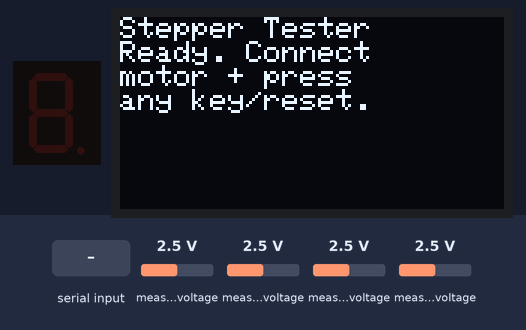
A sketch run on a simulated Arduino Uno, built with avr-gcc and run on an emulated ATmega328P. Shown: 1-digit seven-segment display, 128×64 one-colour display. Wiring (inferred from the names in the program): 1-digit 7-segment display, segments lit when HIGH: segments pin 2, pin 3, pin 4, pin 5, pin 6, pin 7, pin 8, pin 9. Inputs (shaded band) come from the test bench; at power-on: measured voltage 2.5 V. The segment pins are drawn as the display they are named for; what the sketch prints to the serial monitor is not drawn.

Above: at 1.5 s.
1.6 s: "1" received over Serial
At 2.7 s:
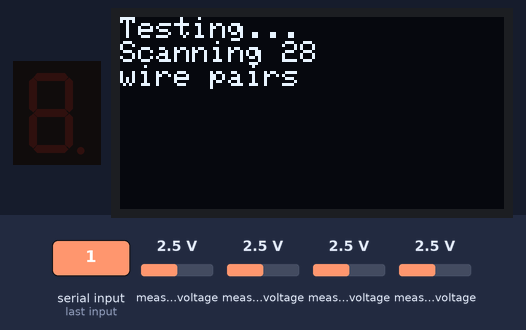
4.6 s: "0" received over Serial
At 4.82 s:
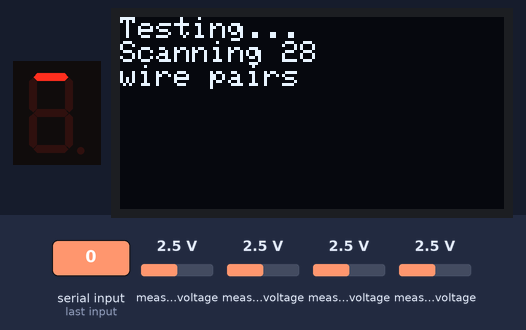
7.6 s: "2" received over Serial
At 8.14 s:
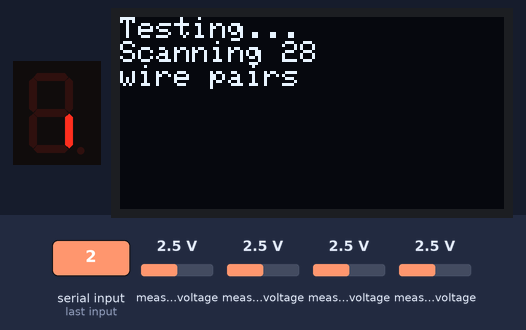
Timing chart, 0 to 10.6 s (numbered marks = the images above; inputs shaded):
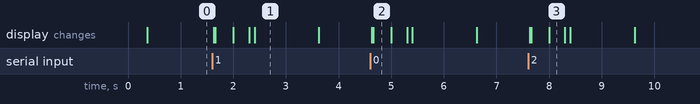

The sketch:

stepper_motor_mapper.ino
```cpp
/*
  ============================================================
  8-WIRE STEPPER MOTOR UNIVERSAL TESTER
  ============================================================
  Hardware:
    - Arduino Uno R3
    - 2x ADS1115 16-bit ADC (I2C addr 0x48 and 0x49)
    - 1x SSD1315 0.96" 128x64 OLED (I2C addr 0x3C, SSD1306-compatible)
    - 8x 100 ohm reference resistors (one per wire channel)
    - 8-wire test harness (clip leads / header pins)

  Wiring:
    Wire N -----+---- Arduino D2..D9 (drive/ground control)
                |
               [100 ohm]
                |
                +---- ADS1115 channel (voltage sense node)

    Each wire has its OWN resistor between the Arduino digital pin
    and the actual sense/motor node. This protects the Arduino pin
    if two "drive" pins ever get set HIGH/LOW at once by accident,
    and it doubles as the voltage-divider reference resistor.

    ADS1115 #1 (addr 0x48): A0-A3 = Wires 1-4
    ADS1115 #2 (addr 0x49): A0-A3 = Wires 5-8

    Arduino digital pins:
      D2 = Wire 1   D3 = Wire 2   D4 = Wire 3   D5 = Wire 4
      D6 = Wire 5   D7 = Wire 6   D8 = Wire 7   D9 = Wire 8

    I2C bus (shared):
      A4 (SDA) -> ADS1115 #1 SDA, ADS1115 #2 SDA, OLED SDA
      A5 (SCL) -> ADS1115 #1 SCL, ADS1115 #2 SCL, OLED SCL

  Libraries required (Install via Library Manager):
    - Adafruit_ADS1X15
    - Adafruit_SSD1306
    - Adafruit_GFX

  ============================================================
  HOW THE TEST WORKS
  ============================================================
  For every unique pair of wires (28 pairs total for 8 wires):
    1. Set "drive" wire's Arduino pin to OUTPUT HIGH (5V through its
       100 ohm resistor)
    2. Set "ground" wire's Arduino pin to OUTPUT LOW
    3. Set all other 6 wires to INPUT (high-Z / floating) so they
       don't interfere with the measurement
    4. Read the voltage AT THE DRIVE WIRE'S SENSE NODE via its
       ADS1115 channel
    5. Calculate resistance using the voltage divider formula
    6. Store result in an 8x8 resistance matrix

  After all 28 pairs are measured, the firmware looks at the
  matrix and tries to classify the motor:
    - Groups of 2 wires with similar resistance, isolated from
      all other wires -> bipolar coil pairs
    - A 3rd wire reading ~half the resistance to each end of a
      pair -> that 3rd wire is a center tap (unipolar motor)
    - Open / no-connection pairs are ignored

  Results are printed to Serial AND shown on the OLED.
  ============================================================
*/

#include <Wire.h>
#include <Adafruit_ADS1X15.h>
#include <Adafruit_GFX.h>
#include <Adafruit_SSD1306.h>

// ---------------- CONFIG ----------------
#define NUM_WIRES        8
#define REF_RESISTOR_OHMS 100.0   // value of resistor on each wire channel
#define ADC_VREF         5.0      // Arduino 5V rail used as ADC comparison voltage
#define SETTLE_TIME_MS   5        // time to let voltage settle before reading
#define OPEN_THRESHOLD_OHMS 100000.0  // anything above this = treated as "open"

// Digital pins used for drive/ground control, one per wire (index 0-7 = wire 1-8)
const uint8_t wirePin[NUM_WIRES] = {2, 3, 4, 5, 6, 7, 8, 9};

// OLED setup
#define SCREEN_WIDTH 128
#define SCREEN_HEIGHT 64
#define OLED_RESET    -1
#define OLED_ADDR     0x3C
Adafruit_SSD1306 display(SCREEN_WIDTH, SCREEN_HEIGHT, &Wire, OLED_RESET);

// Two ADS1115 boards
Adafruit_ADS1115 ads1; // addr 0x48 -> wires 1-4
Adafruit_ADS1115 ads2; // addr 0x49 -> wires 5-8

// Resistance matrix: result[i][j] = resistance reading when driving wire i,
// grounding wire j (we only use i<j, matrix is symmetric in practice)
float resultMatrix[NUM_WIRES][NUM_WIRES];

// Classification state
bool wireUsed[NUM_WIRES]; // marks wires already assigned to a coil/centertap

// ---------------- SETUP ----------------
void setup() {
  Serial.begin(9600);
  delay(300);
  Serial.println(F("=== 8-Wire Stepper Motor Tester ==="));

  Wire.begin();

  // Init both ADS1115 boards at their distinct addresses
  if (!ads1.begin(0x48)) {
    Serial.println(F("ERROR: ADS1115 #1 (0x48) not found!"));
  }
  if (!ads2.begin(0x49)) {
    Serial.println(F("ERROR: ADS1115 #2 (0x49) not found!"));
  }
  // +-6.144V range, good headroom for a 5V system
  ads1.setGain(GAIN_TWOTHIRDS);
  ads2.setGain(GAIN_TWOTHIRDS);

  // Init OLED
  if (!display.begin(SSD1306_SWITCHCAPVCC, OLED_ADDR)) {
    Serial.println(F("ERROR: OLED not found!"));
  }
  display.clearDisplay();
  display.setTextSize(1);
  display.setTextColor(SSD1306_WHITE);
  display.setCursor(0, 0);
  display.println(F("Stepper Tester"));
  display.println(F("Ready. Connect"));
  display.println(F("motor + press"));
  display.println(F("any key/reset."));
  display.display();

  // All wire pins start as floating inputs (safe state)
  for (uint8_t i = 0; i < NUM_WIRES; i++) {
    pinMode(wirePin[i], INPUT);
  }

  Serial.println(F("Setup complete. Send any character to start test."));
}

// ---------------- MAIN LOOP ----------------
void loop() {
  if (Serial.available() > 0) {
    while (Serial.available()) Serial.read(); // clear buffer
    runFullTest();
  }
}

// ---------------- TEST SEQUENCE ----------------
void runFullTest() {
  Serial.println(F("\n--- Starting full 28-pair scan ---"));
  showMessage("Testing...", "Scanning 28", "wire pairs");

  // Clear matrix
  for (uint8_t i = 0; i < NUM_WIRES; i++)
    for (uint8_t j = 0; j < NUM_WIRES; j++)
      resultMatrix[i][j] = -1; // -1 = not yet measured / open

  // Test every unique pair (i,j), i<j -> 28 combinations for 8 wires
  for (uint8_t i = 0; i < NUM_WIRES; i++) {
    for (uint8_t j = i + 1; j < NUM_WIRES; j++) {
      float r = measurePair(i, j);
      resultMatrix[i][j] = r;
      resultMatrix[j][i] = r; // symmetric

      Serial.print(F("Wire "));
      Serial.print(i + 1);
      Serial.print(F(" <-> Wire "));
      Serial.print(j + 1);
      Serial.print(F(": "));
      if (r >= OPEN_THRESHOLD_OHMS) {
        Serial.println(F("OPEN"));
      } else {
        Serial.print(r, 1);
        Serial.println(F(" ohms"));
      }
    }
  }

  // All wires back to safe floating state
  for (uint8_t i = 0; i < NUM_WIRES; i++) pinMode(wirePin[i], INPUT);

  Serial.println(F("--- Scan complete ---\n"));
  classifyAndReport();
}

// Measure resistance between wire driveIdx and wire groundIdx.
// Returns resistance in ohms, or a large number (>= OPEN_THRESHOLD_OHMS) if open.
float measurePair(uint8_t driveIdx, uint8_t groundIdx) {
  // Float all wires first
  for (uint8_t k = 0; k < NUM_WIRES; k++) {
    pinMode(wirePin[k], INPUT);
  }

  // Drive one wire HIGH, ground the other
  pinMode(wirePin[driveIdx], OUTPUT);
  digitalWrite(wirePin[driveIdx], HIGH);
  pinMode(wirePin[groundIdx], OUTPUT);
  digitalWrite(wirePin[groundIdx], LOW);

  delay(SETTLE_TIME_MS);

  // Read voltage at the DRIVE wire's sense node (after its resistor)
  float voltage = readChannelVoltage(driveIdx);

  // Release pins back to floating
  pinMode(wirePin[driveIdx], INPUT);
  pinMode(wirePin[groundIdx], INPUT);

  // Voltage divider: Vsense = Vref * Rmotor / (Rmotor + Rref)
  // Solve for Rmotor:  Rmotor = Rref * Vsense / (Vref - Vsense)
  if (voltage >= (ADC_VREF - 0.02)) {
    // Essentially no drop across the reference resistor = open circuit
    return OPEN_THRESHOLD_OHMS + 1;
  }
  if (voltage <= 0.01) {
    // Dead short straight to ground with ~0 ohms (rare, but handle it)
    return 0.0;
  }

  float rMotor = REF_RESISTOR_OHMS * voltage / (ADC_VREF - voltage);
  return rMotor;
}

// Reads voltage at the sense node for a given wire index (0-7),
// routing to the correct ADS1115 board and channel.
float readChannelVoltage(uint8_t wireIdx) {
  int16_t raw;
  float voltage;

  if (wireIdx < 4) {
    raw = ads1.readADC_SingleEnded(wireIdx);
    voltage = ads1.computeVolts(raw);
  } else {
    raw = ads2.readADC_SingleEnded(wireIdx - 4);
    voltage = ads2.computeVolts(raw);
  }
  return voltage;
}

// ---------------- CLASSIFICATION ----------------
// Looks at the resistance matrix and tries to determine motor type:
// bipolar (4-wire), unipolar 5/6-wire (center tap), or full 8-wire.
void classifyAndReport() {
  for (uint8_t i = 0; i < NUM_WIRES; i++) wireUsed[i] = false;

  Serial.println(F("=== CLASSIFICATION ==="));

  // Count how many "live" (non-open) connections each wire has,
  // and find the connected-component groups (coils).
  // A coil group = set of wires that show continuity to each other.
  bool visited[NUM_WIRES] = {false};
  uint8_t numCoils = 0;
  uint8_t totalConnectedWires = 0;

  for (uint8_t i = 0; i < NUM_WIRES; i++) {
    if (visited[i]) continue;

    // Find all wires connected to wire i (a coil group, possibly with center tap)
    uint8_t group[NUM_WIRES];
    uint8_t groupSize = 0;
    for (uint8_t j = 0; j < NUM_WIRES; j++) {
      if (i == j) continue;
      if (resultMatrix[i][j] < OPEN_THRESHOLD_OHMS) {
        group[groupSize++] = j;
      }
    }

    if (groupSize == 0) {
      // wire i has no continuity to anything -> not connected / broken wire
      continue;
    }

    visited[i] = true;
    group[groupSize++] = i; // include self in the group list for reporting
    for (uint8_t g = 0; g < groupSize; g++) visited[group[g]] = true;

    numCoils++;
    totalConnectedWires += groupSize;

    reportCoilGroup(group, groupSize);
  }

  if (numCoils == 0) {
    Serial.println(F("No continuity detected on any wire pair."));
    Serial.println(F("Check connections and try again."));
    showMessage("No continuity", "found. Check", "connections.");
    return;
  }

  Serial.print(F("\nTotal coil groups found: "));
  Serial.println(numCoils);

  // High-level guess based on number of groups + wires per group
  String summary = "";
  if (numCoils == 2) {
    summary = "Likely 2-phase stepper (bipolar or unipolar)";
  } else if (numCoils == 4) {
    summary = "Likely 8-wire stepper (4 independent half-coils)";
  } else {
    summary = "Unusual pattern - verify wiring/connections";
  }
  Serial.println(summary);

  showMessage("Done. See", "Serial Monitor", "for full report");
}

// Reports details for one coil group: identifies center tap if present.
void reportCoilGroup(uint8_t *group, uint8_t size) {
  Serial.print(F("\nCoil group ("));
  Serial.print(size);
  Serial.print(F(" wires): "));
  for (uint8_t k = 0; k < size; k++) {
    Serial.print(group[k] + 1);
    if (k < size - 1) Serial.print(F(", "));
  }
  Serial.println();

  if (size == 2) {
    float r = resultMatrix[group[0]][group[1]];
    Serial.print(F("  Wire "));
    Serial.print(group[0] + 1);
    Serial.print(F(" <-> Wire "));
    Serial.print(group[1] + 1);
    Serial.print(F(": "));
    Serial.print(r, 1);
    Serial.println(F(" ohms (simple coil, no center tap)"));
    return;
  }

  if (size == 3) {
    // Likely a center-tapped coil: find the wire whose resistance to
    // each end is closest to half the end-to-end resistance.
    float rAB = resultMatrix[group[0]][group[1]];
    float rAC = resultMatrix[group[0]][group[2]];
    float rBC = resultMatrix[group[1]][group[2]];

    // The largest of the three readings is the full coil (end-to-end).
    // The wire NOT part of that largest pair is the center tap.
    uint8_t ctIdx;
    float fullR;
    if (rAB >= rAC && rAB >= rBC) {
      fullR = rAB; ctIdx = group[2];
    } else if (rAC >= rAB && rAC >= rBC) {
      fullR = rAC; ctIdx = group[1];
    } else {
      fullR = rBC; ctIdx = group[0];
    }

    Serial.print(F("  Full coil resistance: "));
    Serial.print(fullR, 1);
    Serial.println(F(" ohms"));
    Serial.print(F("  Center tap: Wire "));
    Serial.print(ctIdx + 1);
    Serial.print(F(" (approx "));
    Serial.print(fullR / 2.0, 1);
    Serial.println(F(" ohms to each end)"));
    Serial.println(F("  -> 5-wire unipolar style coil"));
    return;
  }

  if (size == 4) {
    // Could be a true 8-wire motor's two half-coils on one physical coil,
    // OR a 6-wire unipolar motor where both coils share leads oddly.
    // Print the full pairwise matrix for this group so the user can read it.
    Serial.println(F("  Pairwise resistances:"));
    for (uint8_t a = 0; a < size; a++) {
      for (uint8_t b = a + 1; b < size; b++) {
        Serial.print(F("    Wire "));
        Serial.print(group[a] + 1);
        Serial.print(F(" <-> Wire "));
        Serial.print(group[b] + 1);
        Serial.print(F(": "));
        Serial.print(resultMatrix[group[a]][group[b]], 1);
        Serial.println(F(" ohms"));
      }
    }
    Serial.println(F("  -> Review pattern: look for matching pairs"));
    Serial.println(F("     (two halves of a split coil) or a center tap."));
    return;
  }

  // size > 4 or unexpected grouping - dump raw matrix for manual review
  Serial.println(F("  Complex group - raw pairwise data:"));
  for (uint8_t a = 0; a < size; a++) {
    for (uint8_t b = a + 1; b < size; b++) {
      Serial.print(F("    Wire "));
      Serial.print(group[a] + 1);
      Serial.print(F(" <-> Wire "));
      Serial.print(group[b] + 1);
      Serial.print(F(": "));
      Serial.print(resultMatrix[group[a]][group[b]], 1);
      Serial.println(F(" ohms"));
    }
  }
}

// ---------------- OLED HELPER ----------------
void showMessage(const char *line1, const char *line2, const char *line3) {
  display.clearDisplay();
  display.setCursor(0, 0);
  display.println(line1);
  display.println(line2);
  display.println(line3);
  display.display();
}
```

Measured:
- after the input at 1.6 s, the display: changes at once (image 1)
- after the input at 4.6 s, the display: first changes at once (image 2 shows a later state)
- after the input at 7.6 s, the display: first changes at once (image 3 shows a later state)
- what the display in image 1 shows lasts 1.2 s, from 2.4 s to 3.6 s
